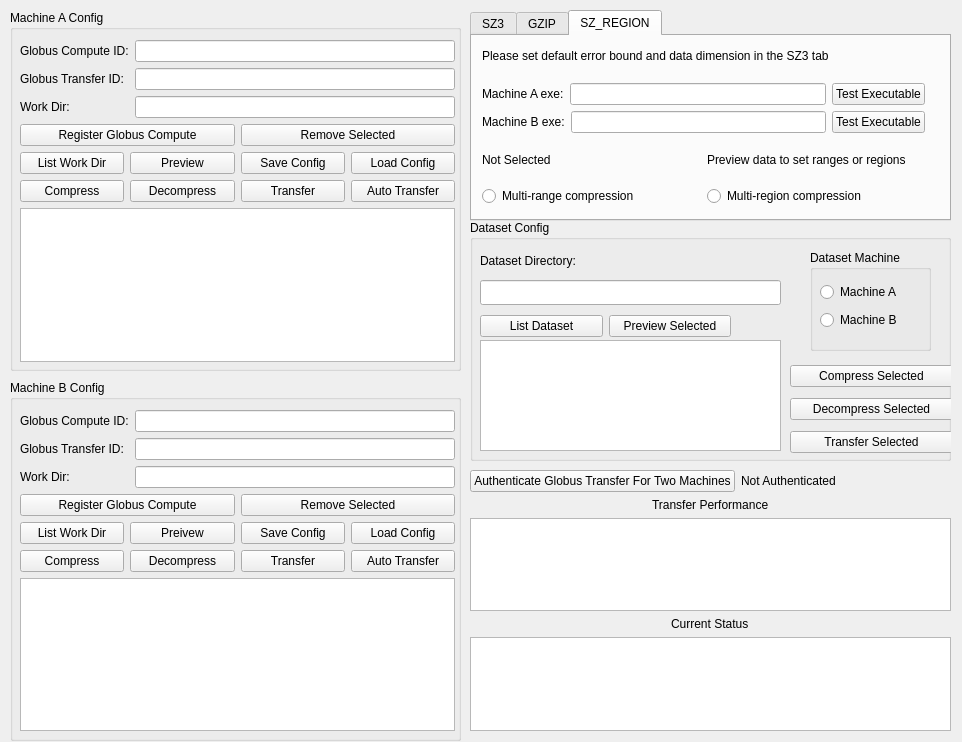
<?xml version="1.0" encoding="UTF-8"?>
<ui version="4.0">
 <class>Dialog</class>
 <widget class="QDialog" name="Dialog">
  <property name="geometry">
   <rect>
    <x>0</x>
    <y>0</y>
    <width>962</width>
    <height>742</height>
   </rect>
  </property>
  <property name="windowTitle">
   <string>Ocelot 2.0</string>
  </property>
  <widget class="QTabWidget" name="compressorTabWdiget">
   <property name="geometry">
    <rect>
     <x>470</x>
     <y>10</y>
     <width>481</width>
     <height>211</height>
    </rect>
   </property>
   <property name="currentIndex">
    <number>2</number>
   </property>
   <widget class="QWidget" name="SZ3_tab">
    <attribute name="title">
     <string>SZ3</string>
    </attribute>
    <widget class="QGroupBox" name="error_bound_mode_groupbox">
     <property name="geometry">
      <rect>
       <x>270</x>
       <y>10</y>
       <width>191</width>
       <height>81</height>
      </rect>
     </property>
     <property name="title">
      <string>Error Bound Mode</string>
     </property>
     <widget class="QRadioButton" name="abs_mode_radio_button">
      <property name="geometry">
       <rect>
        <x>10</x>
        <y>30</y>
        <width>112</width>
        <height>23</height>
       </rect>
      </property>
      <property name="text">
       <string>ABS</string>
      </property>
     </widget>
     <widget class="QRadioButton" name="rel_radio_button">
      <property name="geometry">
       <rect>
        <x>60</x>
        <y>30</y>
        <width>112</width>
        <height>23</height>
       </rect>
      </property>
      <property name="text">
       <string>REL</string>
      </property>
     </widget>
     <widget class="QRadioButton" name="abs_and_rel_radio_button">
      <property name="geometry">
       <rect>
        <x>10</x>
        <y>50</y>
        <width>131</width>
        <height>23</height>
       </rect>
      </property>
      <property name="text">
       <string>ABS_AND_REL</string>
      </property>
     </widget>
    </widget>
    <widget class="QWidget" name="layoutWidget">
     <property name="geometry">
      <rect>
       <x>10</x>
       <y>100</y>
       <width>358</width>
       <height>33</height>
      </rect>
     </property>
     <layout class="QHBoxLayout" name="horizontalLayout_3">
      <item>
       <widget class="QLabel" name="label_12">
        <property name="text">
         <string>Machine A exe:</string>
        </property>
       </widget>
      </item>
      <item>
       <widget class="QLineEdit" name="sz3_executable_lineEdit_MA"/>
      </item>
      <item>
       <widget class="QPushButton" name="test_executable_button_ma">
        <property name="text">
         <string>Test Executable</string>
        </property>
       </widget>
      </item>
     </layout>
    </widget>
    <widget class="QWidget" name="layoutWidget">
     <property name="geometry">
      <rect>
       <x>10</x>
       <y>130</y>
       <width>358</width>
       <height>33</height>
      </rect>
     </property>
     <layout class="QHBoxLayout" name="horizontalLayout_4">
      <item>
       <widget class="QLabel" name="label_15">
        <property name="text">
         <string>Machine B exe:</string>
        </property>
       </widget>
      </item>
      <item>
       <widget class="QLineEdit" name="sz3_executable_lineEdit_MB"/>
      </item>
      <item>
       <widget class="QPushButton" name="test_executable_button_mb">
        <property name="text">
         <string>Test Executable</string>
        </property>
       </widget>
      </item>
     </layout>
    </widget>
    <widget class="QWidget" name="layoutWidget">
     <property name="geometry">
      <rect>
       <x>10</x>
       <y>20</y>
       <width>233</width>
       <height>27</height>
      </rect>
     </property>
     <layout class="QHBoxLayout" name="horizontalLayout_11">
      <item>
       <widget class="QLabel" name="label_7">
        <property name="text">
         <string>Data Dimension:</string>
        </property>
       </widget>
      </item>
      <item>
       <widget class="QLineEdit" name="data_dimension_lineEdit"/>
      </item>
     </layout>
    </widget>
    <widget class="QWidget" name="layoutWidget">
     <property name="geometry">
      <rect>
       <x>10</x>
       <y>60</y>
       <width>210</width>
       <height>27</height>
      </rect>
     </property>
     <layout class="QHBoxLayout" name="horizontalLayout_12">
      <item>
       <widget class="QLabel" name="label_8">
        <property name="text">
         <string>Error Bound:</string>
        </property>
       </widget>
      </item>
      <item>
       <widget class="QLineEdit" name="error_bound_lineEdit"/>
      </item>
     </layout>
    </widget>
   </widget>
   <widget class="QWidget" name="GZIP_tab">
    <attribute name="title">
     <string>GZIP</string>
    </attribute>
    <widget class="QLabel" name="label_10">
     <property name="geometry">
      <rect>
       <x>80</x>
       <y>70</y>
       <width>271</width>
       <height>17</height>
      </rect>
     </property>
     <property name="text">
      <string>The Functionality is yet to be developed</string>
     </property>
    </widget>
   </widget>
   <widget class="QWidget" name="SZ_REGION_tab">
    <attribute name="title">
     <string>SZ_REGION</string>
    </attribute>
    <widget class="QWidget" name="layoutWidget">
     <property name="geometry">
      <rect>
       <x>10</x>
       <y>-1</y>
       <width>443</width>
       <height>171</height>
      </rect>
     </property>
     <layout class="QVBoxLayout" name="verticalLayout_6">
      <item>
       <widget class="QLabel" name="label_11">
        <property name="text">
         <string>Please set default error bound and data dimension in the SZ3 tab</string>
        </property>
       </widget>
      </item>
      <item>
       <layout class="QHBoxLayout" name="horizontalLayout_14">
        <item>
         <widget class="QLabel" name="label_16">
          <property name="text">
           <string>Machine A exe:</string>
          </property>
         </widget>
        </item>
        <item>
         <widget class="QLineEdit" name="sz_region_executable_lineEdit_MA"/>
        </item>
        <item>
         <widget class="QPushButton" name="test_szregion_executable_button_ma">
          <property name="text">
           <string>Test Executable</string>
          </property>
         </widget>
        </item>
       </layout>
      </item>
      <item>
       <layout class="QHBoxLayout" name="horizontalLayout_15">
        <item>
         <widget class="QLabel" name="label_17">
          <property name="text">
           <string>Machine B exe:</string>
          </property>
         </widget>
        </item>
        <item>
         <widget class="QLineEdit" name="sz_region_executable_lineEdit_MB"/>
        </item>
        <item>
         <widget class="QPushButton" name="test_szregion_executable_button_mb">
          <property name="text">
           <string>Test Executable</string>
          </property>
         </widget>
        </item>
       </layout>
      </item>
      <item>
       <layout class="QHBoxLayout" name="horizontalLayout_16">
        <item>
         <widget class="QLabel" name="region_range_selection_status_label">
          <property name="text">
           <string>Not Selected</string>
          </property>
         </widget>
        </item>
        <item>
         <widget class="QLabel" name="label_18">
          <property name="text">
           <string>Preview data to set ranges or regions</string>
          </property>
         </widget>
        </item>
       </layout>
      </item>
      <item>
       <layout class="QHBoxLayout" name="horizontalLayout_13">
        <item>
         <widget class="QRadioButton" name="multi_range_compress_radio_button">
          <property name="text">
           <string>Multi-range compression</string>
          </property>
         </widget>
        </item>
        <item>
         <widget class="QRadioButton" name="multi_region_compress_radio_button">
          <property name="text">
           <string>Multi-region compression</string>
          </property>
         </widget>
        </item>
       </layout>
      </item>
     </layout>
    </widget>
   </widget>
  </widget>
  <widget class="QGroupBox" name="groupBox">
   <property name="geometry">
    <rect>
     <x>10</x>
     <y>10</y>
     <width>451</width>
     <height>361</height>
    </rect>
   </property>
   <property name="title">
    <string>Machine A Config</string>
   </property>
   <widget class="QWidget" name="layoutWidget">
    <property name="geometry">
     <rect>
      <x>10</x>
      <y>30</y>
      <width>435</width>
      <height>322</height>
     </rect>
    </property>
    <layout class="QVBoxLayout" name="verticalLayout">
     <item>
      <layout class="QFormLayout" name="formLayout">
       <item row="0" column="0">
        <widget class="QLabel" name="label">
         <property name="text">
          <string>Globus Compute ID:</string>
         </property>
        </widget>
       </item>
       <item row="0" column="1">
        <widget class="QLineEdit" name="funcx_id_lineedit_a"/>
       </item>
       <item row="1" column="0">
        <widget class="QLabel" name="label_2">
         <property name="text">
          <string>Globus Transfer ID:</string>
         </property>
        </widget>
       </item>
       <item row="1" column="1">
        <widget class="QLineEdit" name="globus_id_lineedit_a"/>
       </item>
       <item row="2" column="0">
        <widget class="QLabel" name="label_3">
         <property name="text">
          <string>Work Dir:</string>
         </property>
        </widget>
       </item>
       <item row="2" column="1">
        <widget class="QLineEdit" name="workdir_lineedit_a"/>
       </item>
      </layout>
     </item>
     <item>
      <layout class="QHBoxLayout" name="horizontalLayout_8">
       <item>
        <widget class="QPushButton" name="register_globus_compute_button_a">
         <property name="text">
          <string>Register Globus Compute</string>
         </property>
        </widget>
       </item>
       <item>
        <widget class="QPushButton" name="remove_files_button_a">
         <property name="text">
          <string>Remove Selected</string>
         </property>
        </widget>
       </item>
      </layout>
     </item>
     <item>
      <layout class="QHBoxLayout" name="horizontalLayout">
       <item>
        <widget class="QPushButton" name="list_workdir_button_a">
         <property name="text">
          <string>List Work Dir</string>
         </property>
        </widget>
       </item>
       <item>
        <widget class="QPushButton" name="preview_data_button_ma">
         <property name="text">
          <string>Preview</string>
         </property>
        </widget>
       </item>
       <item>
        <widget class="QPushButton" name="save_config_button_a">
         <property name="text">
          <string>Save Config</string>
         </property>
        </widget>
       </item>
       <item>
        <widget class="QPushButton" name="load_config_button_a">
         <property name="text">
          <string>Load Config</string>
         </property>
        </widget>
       </item>
      </layout>
     </item>
     <item>
      <layout class="QHBoxLayout" name="horizontalLayout_6">
       <item>
        <widget class="QPushButton" name="compress_button_a">
         <property name="text">
          <string>Compress</string>
         </property>
        </widget>
       </item>
       <item>
        <widget class="QPushButton" name="decompress_button_a">
         <property name="text">
          <string>Decompress</string>
         </property>
        </widget>
       </item>
       <item>
        <widget class="QPushButton" name="transfer_button_a">
         <property name="text">
          <string>Transfer</string>
         </property>
        </widget>
       </item>
       <item>
        <widget class="QPushButton" name="auto_transfer_button_a">
         <property name="text">
          <string>Auto Transfer</string>
         </property>
        </widget>
       </item>
      </layout>
     </item>
     <item>
      <widget class="QListWidget" name="workdir_listwidget_a"/>
     </item>
    </layout>
   </widget>
  </widget>
  <widget class="QGroupBox" name="groupBox_2">
   <property name="geometry">
    <rect>
     <x>10</x>
     <y>380</y>
     <width>451</width>
     <height>361</height>
    </rect>
   </property>
   <property name="title">
    <string>Machine B Config</string>
   </property>
   <widget class="QWidget" name="layoutWidget">
    <property name="geometry">
     <rect>
      <x>10</x>
      <y>30</y>
      <width>435</width>
      <height>321</height>
     </rect>
    </property>
    <layout class="QVBoxLayout" name="verticalLayout_2">
     <item>
      <layout class="QFormLayout" name="formLayout_2">
       <item row="0" column="0">
        <widget class="QLabel" name="label_4">
         <property name="text">
          <string>Globus Compute ID:</string>
         </property>
        </widget>
       </item>
       <item row="0" column="1">
        <widget class="QLineEdit" name="funcx_id_lineedit_b"/>
       </item>
       <item row="1" column="0">
        <widget class="QLabel" name="label_5">
         <property name="text">
          <string>Globus Transfer ID:</string>
         </property>
        </widget>
       </item>
       <item row="1" column="1">
        <widget class="QLineEdit" name="globus_id_lineedit_b"/>
       </item>
       <item row="2" column="0">
        <widget class="QLabel" name="label_6">
         <property name="text">
          <string>Work Dir:</string>
         </property>
        </widget>
       </item>
       <item row="2" column="1">
        <widget class="QLineEdit" name="workdir_lineedit_b"/>
       </item>
      </layout>
     </item>
     <item>
      <layout class="QHBoxLayout" name="horizontalLayout_9">
       <item>
        <widget class="QPushButton" name="register_globus_compute_button_b">
         <property name="text">
          <string>Register Globus Compute</string>
         </property>
        </widget>
       </item>
       <item>
        <widget class="QPushButton" name="remove_files_button_b">
         <property name="text">
          <string>Remove Selected</string>
         </property>
        </widget>
       </item>
      </layout>
     </item>
     <item>
      <layout class="QHBoxLayout" name="horizontalLayout_2">
       <item>
        <widget class="QPushButton" name="list_workdir_button_b">
         <property name="text">
          <string>List Work Dir</string>
         </property>
        </widget>
       </item>
       <item>
        <widget class="QPushButton" name="preview_data_button_mb">
         <property name="text">
          <string>Preivew</string>
         </property>
        </widget>
       </item>
       <item>
        <widget class="QPushButton" name="save_config_button_b">
         <property name="text">
          <string>Save Config</string>
         </property>
        </widget>
       </item>
       <item>
        <widget class="QPushButton" name="load_config_button_b">
         <property name="text">
          <string>Load Config</string>
         </property>
        </widget>
       </item>
      </layout>
     </item>
     <item>
      <layout class="QHBoxLayout" name="horizontalLayout_7">
       <item>
        <widget class="QPushButton" name="compress_button_b">
         <property name="text">
          <string>Compress</string>
         </property>
        </widget>
       </item>
       <item>
        <widget class="QPushButton" name="decompress_button_b">
         <property name="text">
          <string>Decompress</string>
         </property>
        </widget>
       </item>
       <item>
        <widget class="QPushButton" name="transfer_button_b">
         <property name="text">
          <string>Transfer</string>
         </property>
        </widget>
       </item>
       <item>
        <widget class="QPushButton" name="auto_transfer_button_b">
         <property name="text">
          <string>Auto Transfer</string>
         </property>
        </widget>
       </item>
      </layout>
     </item>
     <item>
      <widget class="QListWidget" name="workdir_listwidget_b"/>
     </item>
    </layout>
   </widget>
  </widget>
  <widget class="QWidget" name="layoutWidget">
   <property name="geometry">
    <rect>
     <x>470</x>
     <y>470</y>
     <width>481</width>
     <height>261</height>
    </rect>
   </property>
   <layout class="QVBoxLayout" name="verticalLayout_4">
    <item>
     <layout class="QHBoxLayout" name="horizontalLayout_5">
      <item>
       <widget class="QPushButton" name="authenticate_button">
        <property name="text">
         <string>Authenticate Globus Transfer For Two Machines</string>
        </property>
       </widget>
      </item>
      <item>
       <widget class="QLabel" name="authenticate_status_label">
        <property name="text">
         <string>Not Authenticated</string>
        </property>
       </widget>
      </item>
     </layout>
    </item>
    <item alignment="Qt::AlignHCenter">
     <widget class="QLabel" name="label_13">
      <property name="text">
       <string>Transfer Performance</string>
      </property>
     </widget>
    </item>
    <item>
     <widget class="QTextEdit" name="transfer_performance_textEdit"/>
    </item>
    <item alignment="Qt::AlignHCenter">
     <widget class="QLabel" name="label_14">
      <property name="text">
       <string>Current Status</string>
      </property>
     </widget>
    </item>
    <item>
     <widget class="QTextEdit" name="current_status_textEdit"/>
    </item>
   </layout>
  </widget>
  <widget class="QGroupBox" name="groupBox_5">
   <property name="geometry">
    <rect>
     <x>470</x>
     <y>220</y>
     <width>481</width>
     <height>241</height>
    </rect>
   </property>
   <property name="title">
    <string>Dataset Config</string>
   </property>
   <widget class="QGroupBox" name="dataset_machine_group_box">
    <property name="geometry">
     <rect>
      <x>340</x>
      <y>30</y>
      <width>121</width>
      <height>101</height>
     </rect>
    </property>
    <property name="title">
     <string>Dataset Machine</string>
    </property>
    <widget class="QWidget" name="layoutWidget">
     <property name="geometry">
      <rect>
       <x>10</x>
       <y>30</y>
       <width>98</width>
       <height>54</height>
      </rect>
     </property>
     <layout class="QVBoxLayout" name="verticalLayout_3">
      <item>
       <widget class="QRadioButton" name="machine_a_radio_button">
        <property name="text">
         <string>Machine A</string>
        </property>
       </widget>
      </item>
      <item>
       <widget class="QRadioButton" name="machine_b_radio_button">
        <property name="text">
         <string>Machine B</string>
        </property>
       </widget>
      </item>
     </layout>
    </widget>
   </widget>
   <widget class="QLabel" name="label_9">
    <property name="geometry">
     <rect>
      <x>10</x>
      <y>30</y>
      <width>131</width>
      <height>21</height>
     </rect>
    </property>
    <property name="text">
     <string>Dataset Directory:</string>
    </property>
   </widget>
   <widget class="QLineEdit" name="dataset_directory_lineEdit">
    <property name="geometry">
     <rect>
      <x>10</x>
      <y>60</y>
      <width>301</width>
      <height>25</height>
     </rect>
    </property>
   </widget>
   <widget class="QListWidget" name="dataset_dir_listWidget">
    <property name="geometry">
     <rect>
      <x>10</x>
      <y>120</y>
      <width>301</width>
      <height>111</height>
     </rect>
    </property>
   </widget>
   <widget class="QWidget" name="layoutWidget">
    <property name="geometry">
     <rect>
      <x>320</x>
      <y>140</y>
      <width>163</width>
      <height>100</height>
     </rect>
    </property>
    <layout class="QVBoxLayout" name="verticalLayout_5">
     <item>
      <widget class="QPushButton" name="compress_selected_button">
       <property name="text">
        <string>Compress Selected</string>
       </property>
      </widget>
     </item>
     <item>
      <widget class="QPushButton" name="decompress_selected_button">
       <property name="text">
        <string>Decompress Selected</string>
       </property>
      </widget>
     </item>
     <item>
      <widget class="QPushButton" name="transfer_selected_button">
       <property name="text">
        <string>Transfer Selected</string>
       </property>
      </widget>
     </item>
    </layout>
   </widget>
   <widget class="QWidget" name="layoutWidget">
    <property name="geometry">
     <rect>
      <x>10</x>
      <y>90</y>
      <width>251</width>
      <height>32</height>
     </rect>
    </property>
    <layout class="QHBoxLayout" name="horizontalLayout_10">
     <item>
      <widget class="QPushButton" name="list_dataset_button">
       <property name="text">
        <string>List Dataset</string>
       </property>
      </widget>
     </item>
     <item>
      <widget class="QPushButton" name="preview_data_button">
       <property name="text">
        <string>Preview Selected</string>
       </property>
      </widget>
     </item>
    </layout>
   </widget>
  </widget>
 </widget>
 <resources/>
 <connections/>
</ui>
